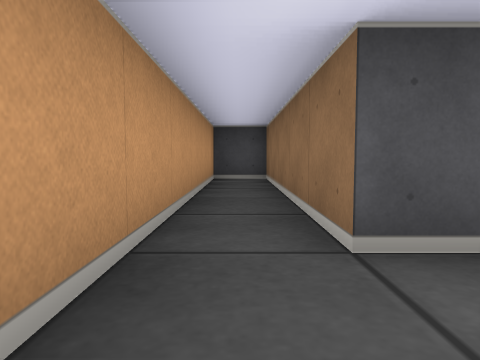
[1] (above)

17 first-person views from a walk through a cub3D level. The camera is about half as high as the walls, tilts 4° down and sees 70° across. The floor is counted in squares. Each view is taken from the middle of a square. On the plan, view 1 faces up. The plan holds only what a view shows up to about 9 squares ahead; the rest is blank. The place goes on beyond the plan.

[2]
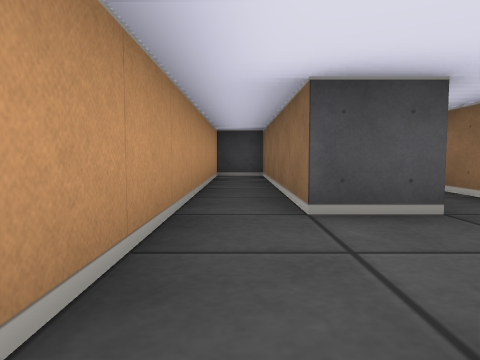

[3]
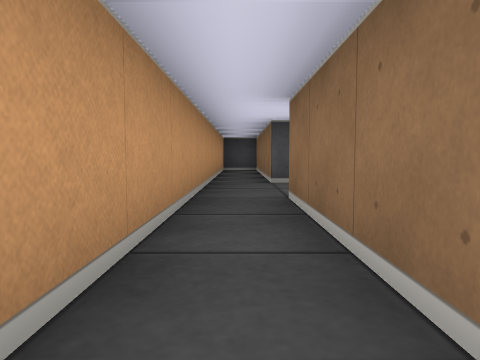

[4]
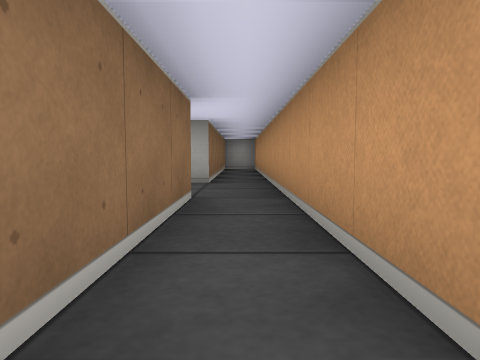

[5]
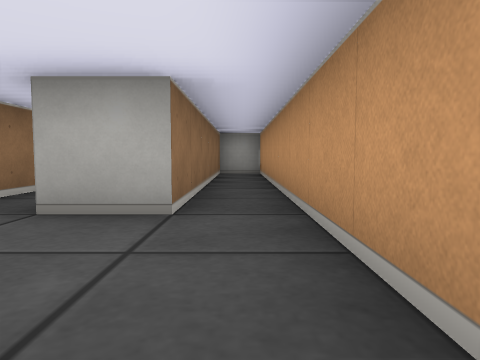

[6]
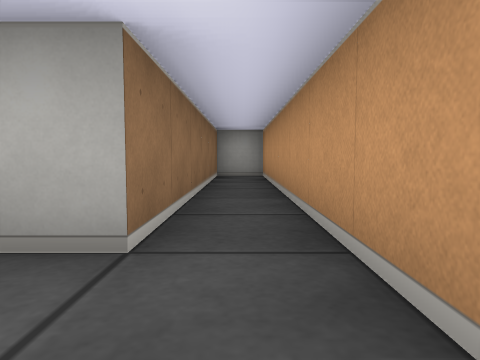

[7]
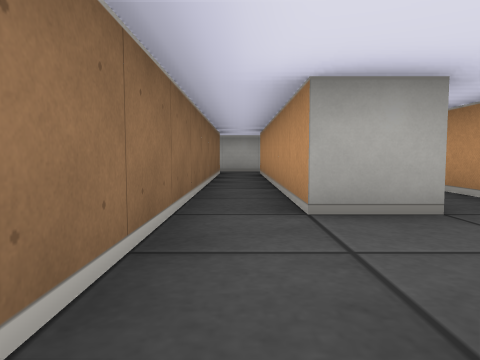

[8]
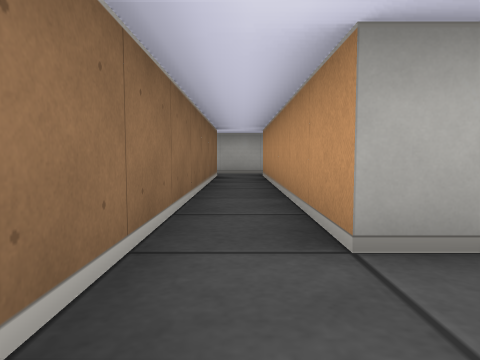

[9]
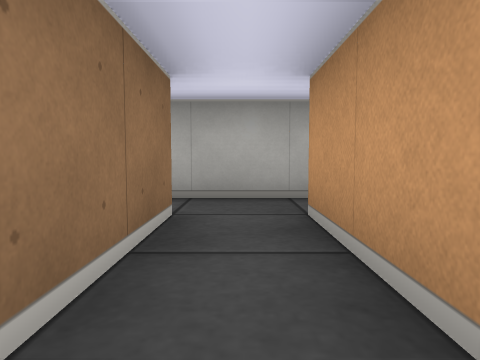

[10]
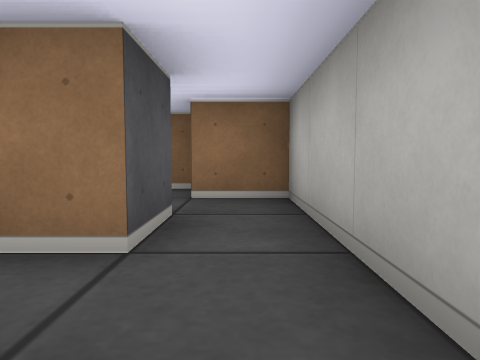

[11]
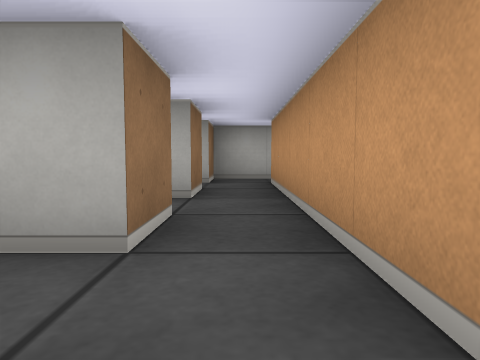

[12]
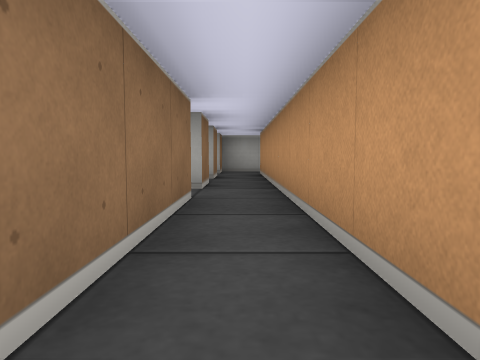

[13]
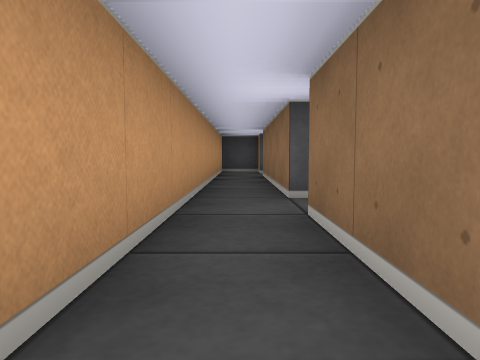

[14]
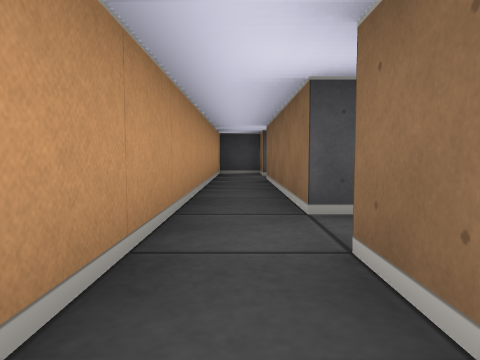

[15]
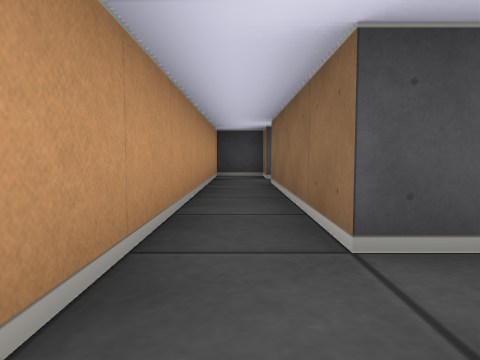

[16]
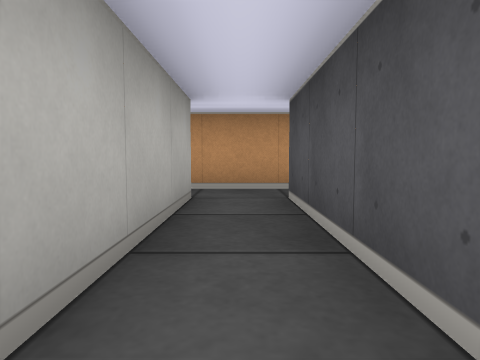

[17]
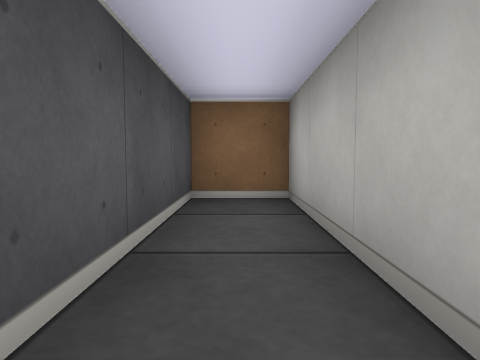

### Floor plan
Ten units are one square. View 1 is at (0, 0); x grows to the right and y downward. Boxes are objects, and circles mark ways between rooms. Rooms are numbered by the first view taken in them; rooms with no view inside come last. Other rooms are left out.
<svg viewBox="-10 -70 100 210">
<path fill="none" stroke="#000" d="M5 45 5 5M5 -15 5 -65 -5 -65 -5 125 5 125 5 65M16 -15 5 -15M25 -25 25 -32M5 65 15 65 15 125M25 125 25 46M12 135 26 135M35 35 35 75M45 75 45 45 85 45 85 35 45 35M45 -15 45 -25 35 -25 35 35M45 35 45 -5"/>
<circle cx="10" cy="-5" r="3" fill="#2a7"/>
<circle cx="10" cy="55" r="3" fill="#2a7"/>
<circle cx="40" cy="30" r="3" fill="#2a7"/>
<text x="0" y="20">1</text>
<text x="20" y="20">2</text>
<text x="50" y="40">3</text>
<text x="40" y="0">4</text>
</svg>
Room 1 opens to room 2. Room 3 opens to room 4.

Where each view was taken, in squares from view 1:
view 1: 0 up, 0 right, facing up
view 2: 1 down, 0 right, facing up
view 3: 4 down, 0 right, facing up
view 4: 1 down, 0 right, facing down
view 5: 4 down, 0 right, facing down
view 6: 5 down, 0 right, facing down
view 7: 4 down, 2 right, facing down
view 8: 5 down, 2 right, facing down
view 9: 10 down, 2 right, facing down
view 10: 13 down, 1 right, facing right
view 11: 7 down, 4 right, facing down
view 12: 4 down, 4 right, facing down
view 13: 7 down, 4 right, facing up
view 14: 6 down, 4 right, facing up
view 15: 5 down, 4 right, facing up
view 16: 4 down, 8 right, facing left
view 17: 4 down, 5 right, facing right
